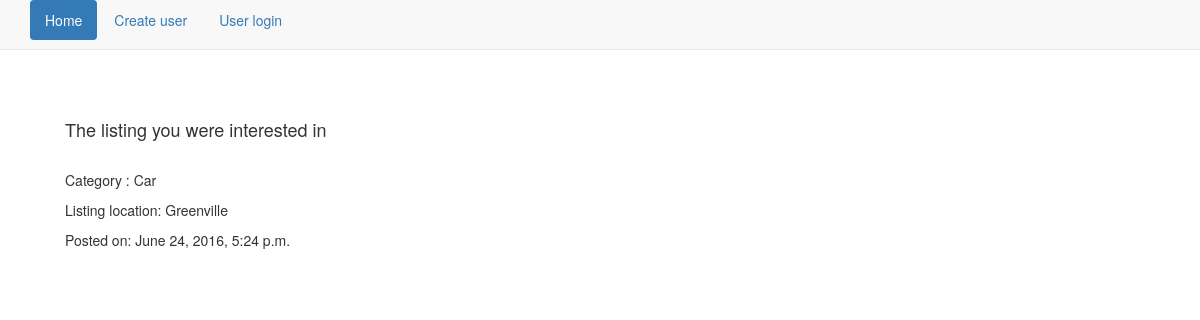
Page /category/1/ on the committed database.
### craigapp/models.py (models this page shows, shortened)
class Category(models.Model):
    name = models.CharField(max_length=30)
    item_location = models.CharField(max_length=20)
    post_date = models.DateTimeField(auto_now_add=True)
    class meta:
        ordering = ["-created"]

### craigapp/views.py (the view)
# urls.py: url(r'^category/(?P<pk>\d+)/$', CategoryDetailView.as_view(), name='category_detail_view'),
class CategoryDetailView(DetailView):
    model = Category

### templates/craigapp/category_detail.html
{% extends 'base.html'%}
{% block content %}
<div class="container">
<br>
<h4>The listing you were interested in</h4>
<br>
<p>Category : {{ object.name }}</p>
<p>Listing location: {{ object.item_location }}</p>
<p>Posted on: {{ object.post_date }}</p>
</div>
{% endblock %}

### rows in the picture
Category: name "Car", item_location "Greenville", post_date "June 24, 2016, 5:24 p.m."
